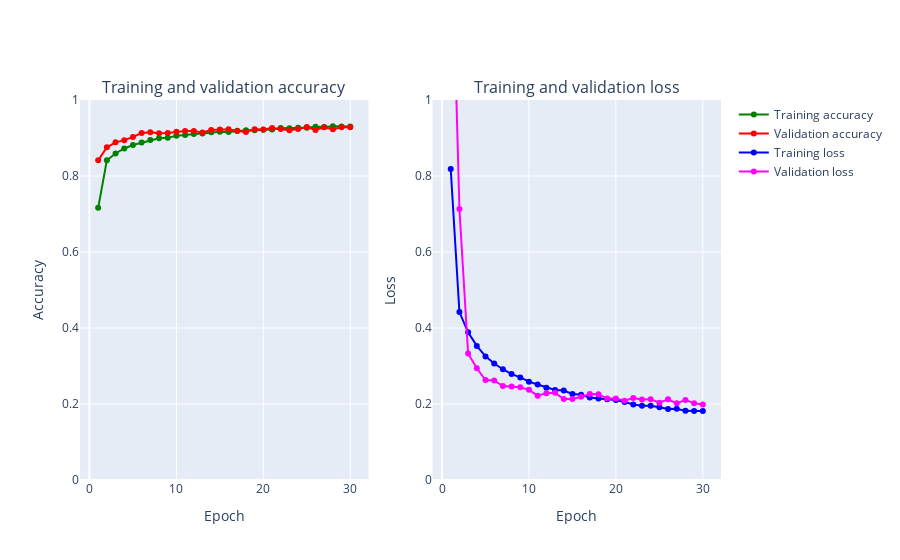

The notebook cell this image was saved under:
### Markdown cell above
### Visualising model performance

### Code cell
plot_accuracy_and_loss(history)

### Figure 1 — Plotly figure (JSON) as saved in the notebook; plotly's stock layout.template omitted (floating-point values rounded to 4 significant figures)
{"data": [{"marker": {"color": "Green"}, "mode": "markers+lines", "name": "Training accuracy", "text": ["1", "2", "3", "4", "5", "6", "7", "8", "9", "10", "11", "12", "13", "14", "15", "16", "17", "18", "19", "20", "21", "22", "23", "24", "25", "26", "27", "28", "29", "30"], "type": "scatter", "x": [1, 2, 3, 4, 5, 6, 7, 8, 9, 10, 11, 12, 13, 14, 15, 16, 17, 18, 19, 20, 21, 22, 23, 24, 25, 26, 27, 28, 29, 30], "xaxis": "x", "y": [0.7162, 0.8412, 0.8593, 0.8725, 0.8816, 0.8881, 0.8948, 0.8994, 0.9004, 0.9058, 0.9077, 0.9107, 0.9118, 0.9148, 0.9165, 0.916, 0.919, 0.9202, 0.9204, 0.9216, 0.9223, 0.9261, 0.9255, 0.9271, 0.9273, 0.9296, 0.929, 0.9309, 0.9302, 0.9306], "yaxis": "y"}, {"marker": {"color": "Red"}, "mode": "markers+lines", "name": "Validation accuracy", "text": ["1", "2", "3", "4", "5", "6", "7", "8", "9", "10", "11", "12", "13", "14", "15", "16", "17", "18", "19", "20", "21", "22", "23", "24", "25", "26", "27", "28", "29", "30"], "type": "scatter", "x": [1, 2, 3, 4, 5, 6, 7, 8, 9, 10, 11, 12, 13, 14, 15, 16, 17, 18, 19, 20, 21, 22, 23, 24, 25, 26, 27, 28, 29, 30], "xaxis": "x", "y": [0.8414, 0.8754, 0.8886, 0.8944, 0.9028, 0.913, 0.9152, 0.9124, 0.9132, 0.9162, 0.9186, 0.9186, 0.9146, 0.921, 0.9226, 0.9232, 0.9184, 0.9156, 0.923, 0.9222, 0.926, 0.9238, 0.9206, 0.9238, 0.9288, 0.9212, 0.9284, 0.923, 0.9284, 0.9284], "yaxis": "y"}, {"marker": {"color": "Blue"}, "mode": "markers+lines", "name": "Training loss", "text": ["1", "2", "3", "4", "5", "6", "7", "8", "9", "10", "11", "12", "13", "14", "15", "16", "17", "18", "19", "20", "21", "22", "23", "24", "25", "26", "27", "28", "29", "30"], "type": "scatter", "x": [1, 2, 3, 4, 5, 6, 7, 8, 9, 10, 11, 12, 13, 14, 15, 16, 17, 18, 19, 20, 21, 22, 23, 24, 25, 26, 27, 28, 29, 30], "xaxis": "x2", "y": [0.8186, 0.4419, 0.3886, 0.3529, 0.3253, 0.3066, 0.2915, 0.2787, 0.27, 0.2588, 0.2512, 0.243, 0.2367, 0.2354, 0.2264, 0.2243, 0.2172, 0.2145, 0.2124, 0.2105, 0.2051, 0.1986, 0.1951, 0.1952, 0.1916, 0.1867, 0.1872, 0.182, 0.1818, 0.1816], "yaxis": "y2"}, {"marker": {"color": "Magenta"}, "mode": "markers+lines", "name": "Validation loss", "text": ["1", "2", "3", "4", "5", "6", "7", "8", "9", "10", "11", "12", "13", "14", "15", "16", "17", "18", "19", "20", "21", "22", "23", "24", "25", "26", "27", "28", "29", "30"], "type": "scatter", "x": [1, 2, 3, 4, 5, 6, 7, 8, 9, 10, 11, 12, 13, 14, 15, 16, 17, 18, 19, 20, 21, 22, 23, 24, 25, 26, 27, 28, 29, 30], "xaxis": "x2", "y": [1.551, 0.7131, 0.333, 0.294, 0.2629, 0.2622, 0.2473, 0.2463, 0.2439, 0.2372, 0.2219, 0.2285, 0.2294, 0.2129, 0.2128, 0.2189, 0.2263, 0.2257, 0.2143, 0.2148, 0.2086, 0.2156, 0.2121, 0.2128, 0.2032, 0.2125, 0.2018, 0.2108, 0.2017, 0.1989], "yaxis": "y2"}], "layout": {"annotations": [{"font": {"size": 16}, "showarrow": false, "text": "Training and validation accuracy", "x": 0.225, "xanchor": "center", "xref": "paper", "y": 1, "yanchor": "bottom", "yref": "paper"}, {"font": {"size": 16}, "showarrow": false, "text": "Training and validation loss", "x": 0.775, "xanchor": "center", "xref": "paper", "y": 1, "yanchor": "bottom", "yref": "paper"}], "xaxis": {"anchor": "y", "domain": [0, 0.45], "title": {"text": "Epoch"}}, "xaxis2": {"anchor": "y2", "domain": [0.55, 1], "title": {"text": "Epoch"}}, "yaxis": {"anchor": "x", "domain": [0, 1], "range": [0, 1], "title": {"text": "Accuracy"}}, "yaxis2": {"anchor": "x2", "domain": [0, 1], "range": [0, 1], "title": {"text": "Loss"}}}}
